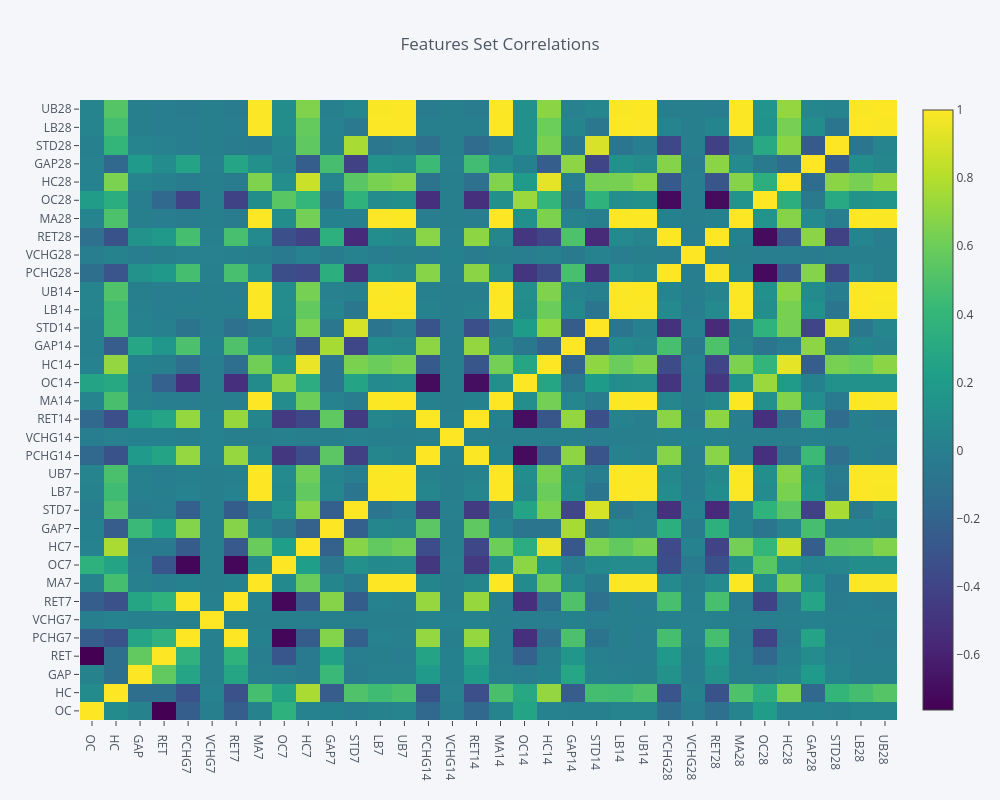

Write notebook code for a chart like this one.
### Markdown cell above
#### (c) Feature Selection
Reduce the number of input variables that are believed to be most useful to a model. We use correlation measures which is one the filter methods to address multicollinearity among features.

### Code cell
# Drop label from dataframe
df1.drop('Label', axis=1, inplace=True)

# Plot correlation matrix
df1.corr().iplot(
    kind="heatmap",
    title="Features Set Correlations",
    width=1000,
    height=800
    )

### Figure 1 — Plotly figure (JSON) as saved in the notebook; plotly's stock layout.template omitted (floating-point values rounded to 4 significant figures; data arrays with more than 128 entries replaced by an {"elided": "..."} marker saying what was removed)
{"data": [{"colorscale": [[0, "#440154"], [0.1111, "#482878"], [0.2222, "#3e4989"], [0.3333, "#31688e"], [0.4444, "#26828e"], [0.5556, "#1f9e89"], [0.6667, "#35b779"], [0.7778, "#6ece58"], [0.8889, "#b5de2b"], [1, "#fde725"]], "type": "heatmap", "x": ["OC", "HC", "GAP", "RET", "PCHG7", "VCHG7", "RET7", "MA7", "OC7", "HC7", "GAP7", "STD7", "LB7", "UB7", "PCHG14", "VCHG14", "RET14", "MA14", "OC14", "HC14", "GAP14", "STD14", "LB14", "UB14", "PCHG28", "VCHG28", "RET28", "MA28", "OC28", "HC28", "GAP28", "STD28", "LB28", "UB28"], "y": ["OC", "HC", "GAP", "RET", "PCHG7", "VCHG7", "RET7", "MA7", "OC7", "HC7", "GAP7", "STD7", "LB7", "UB7", "PCHG14", "VCHG14", "RET14", "MA14", "OC14", "HC14", "GAP14", "STD14", "LB14", "UB14", "PCHG28", "VCHG28", "RET28", "MA28", "OC28", "HC28", "GAP28", "STD28", "LB28", "UB28"], "z": {"elided": "34x34 float values"}}], "layout": {"height": 800, "legend": {"bgcolor": "#F5F6F9", "font": {"color": "#4D5663"}}, "paper_bgcolor": "#F5F6F9", "plot_bgcolor": "#F5F6F9", "showlegend": false, "title": {"text": "Features Set Correlations"}, "width": 1000, "xaxis": {"gridcolor": "#E1E5ED", "showgrid": true, "tickfont": {"color": "#4D5663"}, "title": {"font": {"color": "#4D5663"}, "text": ""}, "zerolinecolor": "#E1E5ED"}, "yaxis": {"gridcolor": "#E1E5ED", "showgrid": true, "tickfont": {"color": "#4D5663"}, "title": {"font": {"color": "#4D5663"}, "text": ""}, "zerolinecolor": "#E1E5ED"}}}
